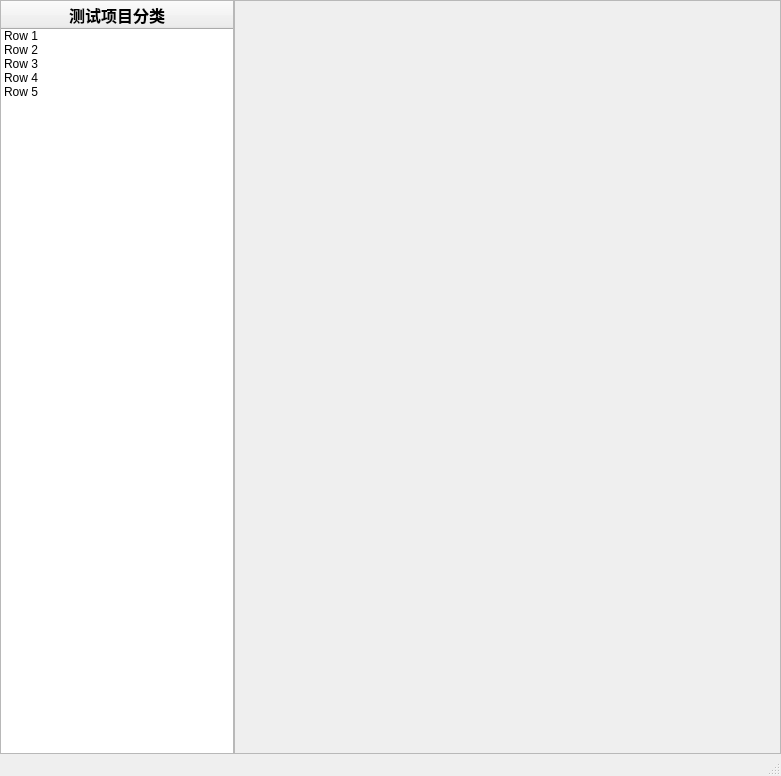
<?xml version="1.0" encoding="UTF-8"?>
<ui version="4.0">
 <class>MiscellaneousTesting</class>
 <widget class="QMainWindow" name="MiscellaneousTesting">
  <property name="geometry">
   <rect>
    <x>0</x>
    <y>0</y>
    <width>781</width>
    <height>776</height>
   </rect>
  </property>
  <property name="windowTitle">
   <string>Miscellaneous method testing</string>
  </property>
  <widget class="QWidget" name="centralWidget">
   <layout class="QHBoxLayout" name="horizontalLayout" stretch="3,7">
    <property name="spacing">
     <number>0</number>
    </property>
    <property name="leftMargin">
     <number>0</number>
    </property>
    <property name="topMargin">
     <number>0</number>
    </property>
    <property name="rightMargin">
     <number>0</number>
    </property>
    <property name="bottomMargin">
     <number>0</number>
    </property>
    <item>
     <widget class="QTreeWidget" name="twMiscellaneousTesting">
      <property name="minimumSize">
       <size>
        <width>180</width>
        <height>0</height>
       </size>
      </property>
      <property name="maximumSize">
       <size>
        <width>300</width>
        <height>16777215</height>
       </size>
      </property>
      <property name="focusPolicy">
       <enum>Qt::NoFocus</enum>
      </property>
      <property name="editTriggers">
       <set>QAbstractItemView::NoEditTriggers</set>
      </property>
      <property name="showDropIndicator" stdset="0">
       <bool>true</bool>
      </property>
      <property name="autoExpandDelay">
       <number>2</number>
      </property>
      <property name="indentation">
       <number>0</number>
      </property>
      <property name="rootIsDecorated">
       <bool>true</bool>
      </property>
      <property name="itemsExpandable">
       <bool>true</bool>
      </property>
      <property name="animated">
       <bool>true</bool>
      </property>
      <property name="allColumnsShowFocus">
       <bool>true</bool>
      </property>
      <property name="headerHidden">
       <bool>false</bool>
      </property>
      <property name="expandsOnDoubleClick">
       <bool>false</bool>
      </property>
      <column>
       <property name="text">
        <string>测试项目分类</string>
       </property>
       <property name="font">
        <font>
         <pointsize>12</pointsize>
         <weight>75</weight>
         <bold>true</bold>
        </font>
       </property>
       <property name="textAlignment">
        <set>AlignCenter</set>
       </property>
      </column>
      <item>
       <property name="text">
        <string>Row 1</string>
       </property>
       <item>
        <property name="text">
         <string>Row 1-1</string>
        </property>
       </item>
       <item>
        <property name="text">
         <string>Row 1-2</string>
        </property>
       </item>
       <item>
        <property name="text">
         <string>Row 1-3</string>
        </property>
       </item>
      </item>
      <item>
       <property name="text">
        <string>Row 2</string>
       </property>
       <item>
        <property name="text">
         <string>Row 2-1</string>
        </property>
       </item>
       <item>
        <property name="text">
         <string>Row 2-2</string>
        </property>
       </item>
       <item>
        <property name="text">
         <string>Row 2-3</string>
        </property>
       </item>
      </item>
      <item>
       <property name="text">
        <string>Row 3</string>
       </property>
       <item>
        <property name="text">
         <string>Row 3-1</string>
        </property>
       </item>
       <item>
        <property name="text">
         <string>Row 3-2</string>
        </property>
       </item>
      </item>
      <item>
       <property name="text">
        <string>Row 4</string>
       </property>
       <item>
        <property name="text">
         <string>Row 4-1</string>
        </property>
       </item>
       <item>
        <property name="text">
         <string>Row 4-2</string>
        </property>
       </item>
      </item>
      <item>
       <property name="text">
        <string>Row 5</string>
       </property>
      </item>
     </widget>
    </item>
    <item>
     <widget class="QStackedWidget" name="swTestPageWidget">
      <property name="frameShape">
       <enum>QFrame::StyledPanel</enum>
      </property>
      <property name="currentIndex">
       <number>-1</number>
      </property>
     </widget>
    </item>
   </layout>
  </widget>
  <widget class="QStatusBar" name="statusBar"/>
 </widget>
 <resources/>
 <connections/>
</ui>
